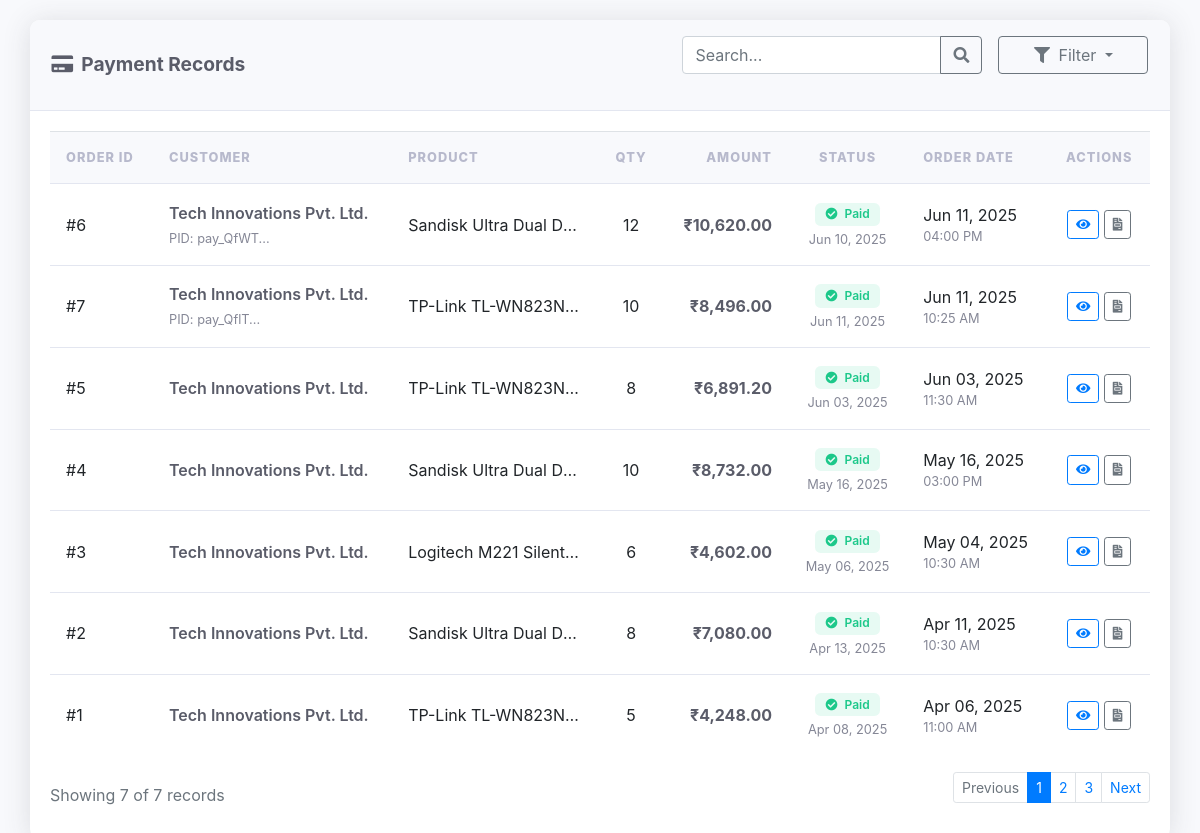
Page /Super_Admin/view_payments.php on the committed database.
### tables this page shows
CREATE TABLE `order_details` (
  `id` int(11) NOT NULL,
  `customerId` int(11) NOT NULL,
  `status` enum('PENDING','IN_PROCESS','SHIPPED','DELIVERED') NOT NULL,
  `createdAt` datetime DEFAULT current_timestamp(),
  `updatedAt` datetime DEFAULT NULL ON UPDATE current_timestamp(),
  `productId` int(11) DEFAULT NULL,
  `quantity` int(11) DEFAULT NULL,
  `custom_product_name` varchar(255) DEFAULT NULL,
  `payment_status` enum('pending','paid','failed') DEFAULT 'pending',
  `razorpay_order_id` varchar(255) DEFAULT NULL,
  `razorpay_payment_id` varchar(255) DEFAULT NULL,
  `razorpay_signature` varchar(255) DEFAULT NULL,
  `amount` decimal(10,2) DEFAULT NULL
);

CREATE TABLE `customerdistributor` (
  `id` int(11) NOT NULL,
  `companyName` varchar(255) NOT NULL,
  `mailId` varchar(255) NOT NULL,
  `gstType` enum('REGISTERED','UNREGISTERED') NOT NULL,
  `gstNo` varchar(50) DEFAULT NULL,
  `size` enum('SMALL','MEDIUM','LARGE') NOT NULL,
  `address` varchar(255) NOT NULL,
  `itAdmin` varchar(255) NOT NULL,
  `purchase` varchar(255) NOT NULL,
  `ownerName` varchar(255) NOT NULL,
  `mobileNo` varchar(20) NOT NULL,
  `image` varchar(255) DEFAULT NULL,
  `createdAt` datetime DEFAULT current_timestamp(),
  `updatedAt` datetime DEFAULT NULL ON UPDATE current_timestamp(),
  `password` varchar(255) NOT NULL,
  `sectorId` int(11) NOT NULL,
  `otp` varchar(6) DEFAULT NULL,
  `otp_expiry` datetime DEFAULT NULL,
  `reset_token` varchar(255) DEFAULT NULL,
  `reset_token_expiry` datetime DEFAULT NULL
);

### Super_Admin/view_payments.php (the view, shortened to what this page needs)
<?php
include('Config.php');
$query = "
    SELECT
        od.id AS orderId,
        cd.companyName AS customerName,
        COALESCE(p.name, od.custom_product_name) AS productName,
        od.quantity,
        od.amount AS unit_price,
        od.payment_status,
        od.createdAt,
        od.updatedAt,
        od.razorpay_payment_id,
        od.razorpay_order_id
    FROM order_details od
    LEFT JOIN customerdistributor cd ON od.customerId = cd.id
    LEFT JOIN product p ON od.productId = p.id
    ORDER BY od.createdAt DESC
";
$result = $conn->query($query);
?>
<!DOCTYPE html>
<html>
<head>
    <link rel="stylesheet" href="https://stackpath.bootstrapcdn.com/bootstrap/4.3.1/css/bootstrap.min.css">
    <link rel="stylesheet" href="https://cdnjs.cloudflare.com/ajax/libs/font-awesome/5.15.4/css/all.min.css">
</head>
<body>
<div class="container-fluid">
    <div class="card">
        <div class="card-header d-flex justify-content-between align-items-center">
            <h5 class="card-title"><i class="fas fa-credit-card mr-2"></i>Payment Records</h5>
            <div class="d-flex">
                <div class="input-group search-container mr-3" style="max-width: 300px;">
                    <input type="text" id="searchInput" class="form-control" placeholder="Search...">
                    <div class="input-group-append">
                        <button class="btn btn-outline-secondary" type="button">
                            <i class="fas fa-search"></i>
                        </button>
                    </div>
                </div>
                <div class="dropdown">
                    <button class="btn btn-outline-secondary dropdown-toggle dropdown-filter" type="button" id="filterDropdown" data-toggle="dropdown" aria-haspopup="true" aria-expanded="false">
                        <i class="fas fa-filter mr-1"></i> Filter
                    </button>
                </div>
            </div>
        </div>
        <div class="card-body">
            <?php if ($result && $result->num_rows > 0): ?>
                <div class="table-responsive">
                    <table class="table table-hover" id="paymentTable">
                        <thead>
                            <tr>
                                <th>Order ID</th>
                                <th>Customer</th>
                                <th>Product</th>
                                <th class="text-center">Qty</th>
                                <th class="text-right">Amount</th>
                                <th class="text-center">Status</th>
                                <th class="date-col">Order Date</th>
                                <th class="text-center">Actions</th>
                            </tr>
                        </thead>
                        <tbody>
                        <?php while ($row = $result->fetch_assoc()):
                            $badgeClass = '';
                            switch($row['payment_status']) {
                                case 'paid': $badgeClass = 'badge-paid'; break;
                            }
                            $paymentDate = ($row['payment_status'] == 'paid' && $row['updatedAt']) ?
                                date('M d, Y', strtotime($row['updatedAt'])) : '';
                        ?>
                            <tr>
                                <td>#<?= $row['orderId']; ?></td>
                                <td>
                                    <div class="customer-name"><?= htmlspecialchars($row['customerName']); ?></div>
                                    <?php if ($row['razorpay_payment_id']): ?>
                                        <small class="payment-details">PID: <?= substr($row['razorpay_payment_id'], 0, 8) ?>...</small>
                                    <?php endif; ?>
                                </td>
                                <td class="product-name" title="<?= htmlspecialchars($row['productName']); ?>">
                                    <?= htmlspecialchars($row['productName']); ?>
                                </td>
                                <td class="text-center"><?= $row['quantity']; ?></td>
                                <td class="text-right amount">₹<?= number_format($row['unit_price'], 2); ?></td>
                                <td class="text-center">
                                    <span class="badge <?= $badgeClass; ?>">
                                        <?php if ($row['payment_status'] == 'paid'): ?>
                                            <i class="fas fa-check-circle mr-1"></i>
                                        <?php elseif ($row['payment_status'] == 'failed'): ?>
                                            <i class="fas fa-times-circle mr-1"></i>
                                        <?php else: ?>
                                            <i class="fas fa-clock mr-1"></i>
                                        <?php endif; ?>
                                        <?= ucfirst($row['payment_status']); ?>
                                    </span>
                                    <?php if ($paymentDate): ?>
                                        <div class="payment-details mt-1">
                                            <?= $paymentDate ?>
                                        </div>
                                    <?php endif; ?>
                                </td>
                                <td class="date-col">
                                    <?= date('M d, Y', strtotime($row['createdAt'])); ?>
                                    <div class="payment-details">
                                        <?= date('h:i A', strtotime($row['createdAt'])); ?>
                                    </div>
                                </td>
                                <td class="text-center">
                                    <button class="btn btn-sm btn-outline-primary action-btn" title="View Details" onclick="viewOrderDetails(<?= $row['orderId']; ?>)">
                                        <i class="fas fa-eye"></i>
                                    </button>
                                    <button class="btn btn-sm btn-outline-secondary action-btn" title="Download Invoice" onclick="downloadInvoice(<?= $row['orderId']; ?>)">
                                        <i class="fas fa-file-invoice"></i>
                                    </button>
                                </td>
                            </tr>
                        <?php endwhile; ?>
                        </tbody>
                    </table>
                </div>
                <div class="d-flex justify-content-between align-items-center mt-3">
                    <div class="text-muted">
                        Showing <span id="showingCount"><?= $result->num_rows; ?></span> of <?= $result->num_rows; ?> records
                    </div>
                    <nav>
                        <ul class="pagination pagination-sm">
                            <li class="page-item disabled">
                                <a class="page-link" href="#" tabindex="-1">Previous</a>
                            </li>
                            <li class="page-item active"><a class="page-link" href="#">1</a></li>
                            <li class="page-item"><a class="page-link" href="#">2</a></li>
                            <li class="page-item"><a class="page-link" href="#">3</a></li>
                            <li class="page-item">
                                <a class="page-link" href="#">Next</a>
                            </li>
                        </ul>
                    </nav>
                </div>
            <?php endif; ?>
        </div>
    </div>
</div>
</body>
</html>

### Super_Admin/view_payments.php (style rules this page uses)
:root { --primary-color: #4e73df; --success-color: #1cc88a; --warning-color: #f6c23e; --danger-color: #e74a3b; --dark-color: #5a5c69; }
body { background-color: #f8f9fc; font-family: 'Nunito', -apple-system, BlinkMacSystemFont, 'Segoe UI', Roboto, 'Helvetica Neue', Arial, sans-serif; }
.container-fluid { padding: 20px 30px; }
.card { border: none; border-radius: 10px; box-shadow: 0 0.15rem 1.75rem 0 rgba(58, 59, 69, 0.15); margin-bottom: 30px; }
.card-header { background-color: #f8f9fc; border-bottom: 1px solid #e3e6f0; padding: 1rem 1.35rem; border-radius: 10px 10px 0 0 !important; }
.card-title { font-weight: 700; color: var(--dark-color); font-size: 1.2rem; margin-bottom: 0; }
.table { margin-bottom: 0; }
.table thead th { border-bottom: none; font-size: 0.8rem; text-transform: uppercase; letter-spacing: 0.08em; color: #b7b9cc; font-weight: 800; padding: 1rem; vertical-align: middle; background-color: #f8f9fc; }
.table tbody td { padding: 1rem; vertical-align: middle; border-top: 1px solid #e3e6f0; }
.badge { font-size: 0.75rem; font-weight: 600; padding: 0.35rem 0.65rem; border-radius: 0.35rem; }
.badge-paid { background-color: rgba(28, 200, 138, 0.1); color: var(--success-color); }
.amount { font-weight: 700; color: var(--dark-color); }
.customer-name { font-weight: 600; color: var(--dark-color); }
.product-name { max-width: 200px; white-space: nowrap; overflow: hidden; text-overflow: ellipsis; }
.date-col { min-width: 120px; }
.search-container { margin-bottom: 20px; }
.dropdown-filter { min-width: 150px; }
.payment-details { font-size: 0.8rem; color: #858796; }
.action-btn { padding: 0.25rem 0.5rem; font-size: 0.8rem; }

### rows in the picture
order_details: id "6", customerdistributor.companyName "Tech Innovations Pvt. Ltd.", razorpay_payment "pay_QfWT", productName "Sandisk Ultra Dual D…", quantity "12", amount "10,620.00", payment_status "Paid", paymentDate "Jun 10, 2025", createdAt "Jun 11, 2025", createdAt "04:00 PM"
order_details: id "7", customerdistributor.companyName "Tech Innovations Pvt. Ltd.", razorpay_payment "pay_QflT", productName "TP-Link TL-WN823N…", quantity "10", amount "8,496.00", payment_status "Paid", paymentDate "Jun 11, 2025", createdAt "Jun 11, 2025", createdAt "10:25 AM"
order_details: id "5", customerdistributor.companyName "Tech Innovations Pvt. Ltd.", productName "TP-Link TL-WN823N…", quantity "8", amount "6,891.20", payment_status "Paid", paymentDate "Jun 03, 2025", createdAt "Jun 03, 2025", createdAt "11:30 AM"
order_details: id "4", customerdistributor.companyName "Tech Innovations Pvt. Ltd.", productName "Sandisk Ultra Dual D…", quantity "10", amount "8,732.00", payment_status "Paid", paymentDate "May 16, 2025", createdAt "May 16, 2025", createdAt "03:00 PM"
order_details: id "3", customerdistributor.companyName "Tech Innovations Pvt. Ltd.", productName "Logitech M221 Silent…", quantity "6", amount "4,602.00", payment_status "Paid", paymentDate "May 06, 2025", createdAt "May 04, 2025", createdAt "10:30 AM"
order_details: id "2", customerdistributor.companyName "Tech Innovations Pvt. Ltd.", productName "Sandisk Ultra Dual D…", quantity "8", amount "7,080.00", payment_status "Paid", paymentDate "Apr 13, 2025", createdAt "Apr 11, 2025", createdAt "10:30 AM"
order_details: id "1", customerdistributor.companyName "Tech Innovations Pvt. Ltd.", productName "TP-Link TL-WN823N…", quantity "5", amount "4,248.00", payment_status "Paid", paymentDate "Apr 08, 2025", createdAt "Apr 06, 2025", createdAt "11:00 AM"
